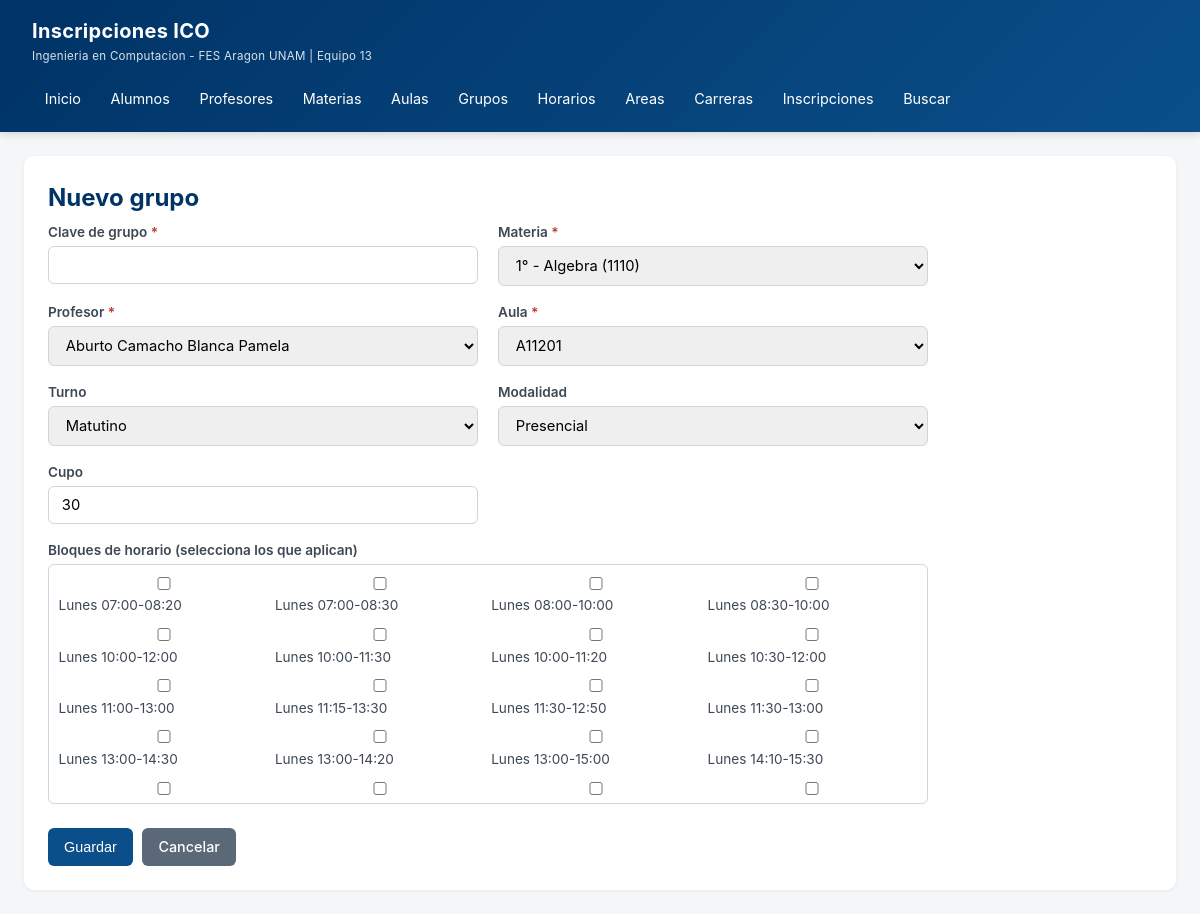
Screenshot of /?r=grupo&accion=crear with the database file from the repository.
### tables this page shows
CREATE TABLE horario_bloque (
    id_horario   INT AUTO_INCREMENT PRIMARY KEY,
    dia_semana   ENUM('Lunes','Martes','Miercoles','Jueves','Viernes','Sabado') NOT NULL,
    hora_inicio  TIME NOT NULL,
    hora_fin     TIME NOT NULL,
    UNIQUE KEY uk_bloque (dia_semana, hora_inicio, hora_fin),
    CHECK (hora_inicio < hora_fin)
);

### app/helpers.php (called while the page is built, shortened)
<?php
function e(?string $s): string {
    return htmlspecialchars($s ?? '', ENT_QUOTES, 'UTF-8');
}
function render(string $view, array $data = []): void {
    extract($data, EXTR_SKIP);
    $contentFile = __DIR__ . '/views/' . $view . '.php';
    require $contentFile;
    require __DIR__ . '/views/layouts/main.php';
}

### app/controllers/GrupoController.php (called while the page is built, shortened)
<?php
class GrupoController {
    public function crear() {
        $pdo = Database::pdo();
        render('grupo/form', [
            'title'=>'Nuevo grupo','g'=>null,
            'materias'=>$pdo->query("SELECT * FROM materia WHERE semestre BETWEEN 1 AND 3 ORDER BY semestre,nombre")->fetchAll(),
            'profesores'=>$pdo->query("SELECT * FROM profesor ORDER BY ap_paterno")->fetchAll(),
            'aulas'=>$pdo->query("SELECT * FROM aula ORDER BY clave_aula")->fetchAll(),
            'bloques'=>$pdo->query("SELECT * FROM horario_bloque ORDER BY FIELD(dia_semana,'Lunes','Martes','Miercoles','Jueves','Viernes','Sabado'), hora_inicio")->fetchAll(),
            'bloques_seleccionados'=>[],
        ]);
    }
}

### public/index.php (called while the page is built, shortened)
<?php
require __DIR__ . '/../app/helpers.php';
$accion = $_GET['accion'] ?? 'index';
$ctrl = new $controllerName();
$ctrl->$accion();

### app/views/grupo/form.php (the view, shortened to what this page needs)
<div class="card">
    <h1 class="page-title"><?= $g ? 'Editar' : 'Nuevo' ?> grupo</h1>
    <form class="crud" method="post" action="/?r=grupo&accion=guardar">
        <div><label class="required">Clave de grupo</label>
            <input name="clave_grupo" type="number" required value="<?= e($g['clave_grupo'] ?? '') ?>"></div>
        <div><label class="required">Materia</label>
            <select name="id_materia" required>
                <?php foreach($materias as $m): ?>
                <option value="<?= $m['id_materia'] ?>" <?= ($g['id_materia']??0)==$m['id_materia']?'selected':'' ?>>
                    <?= e($m['semestre']) ?>° - <?= e($m['nombre']) ?> (<?= e($m['clave_materia']) ?>)
                </option>
                <?php endforeach; ?>
            </select></div>
        <div><label class="required">Profesor</label>
            <select name="id_profesor" required>
                <?php foreach($profesores as $p): ?>
                <option value="<?= $p['id_profesor'] ?>" <?= ($g['id_profesor']??0)==$p['id_profesor']?'selected':'' ?>>
                    <?= e($p['ap_paterno'].' '.$p['ap_materno'].' '.$p['nombre']) ?>
                </option>
                <?php endforeach; ?>
            </select></div>
        <div><label class="required">Aula</label>
            <select name="id_aula" required>
                <?php foreach($aulas as $a): ?>
                <option value="<?= $a['id_aula'] ?>" <?= ($g['id_aula']??0)==$a['id_aula']?'selected':'' ?>><?= e($a['clave_aula']) ?></option>
                <?php endforeach; ?>
            </select></div>
        <div><label>Turno</label>
            <select name="turno">
                <option value="Matutino"   <?= ($g['turno']??'')=='Matutino'?'selected':'' ?>>Matutino</option>
            </select></div>
        <div><label>Modalidad</label>
            <select name="modalidad">
                <option value="Presencial" <?= ($g['modalidad']??'')=='Presencial'?'selected':'' ?>>Presencial</option>
            </select></div>
        <div><label>Cupo</label>
            <input name="cupo" type="number" value="<?= e($g['cupo'] ?? 30) ?>"></div>
        <div></div>
        <div class="full"><label>Bloques de horario (selecciona los que aplican)</label>
            <div style="display:grid; grid-template-columns: repeat(auto-fill, minmax(180px,1fr)); gap:.4rem; max-height:240px; overflow-y:auto; border:1px solid #cdd5df; padding:.6rem; border-radius:6px;">
                <?php foreach($bloques as $b): ?>
                <label style="font-weight:400; font-size:.85rem;">
                    <input type="checkbox" name="bloques[]" value="<?= $b['id_horario'] ?>" <?= in_array($b['id_horario'],$bloques_seleccionados)?'checked':'' ?>>
                    <?= e($b['dia_semana']) ?> <?= substr($b['hora_inicio'],0,5) ?>-<?= substr($b['hora_fin'],0,5) ?>
                </label>
                <?php endforeach; ?>
            </div>
        </div>
        <div class="actions">
            <button type="submit" class="btn btn-primary">Guardar</button>
            <a class="btn btn-secondary" href="/?r=grupo">Cancelar</a>
        </div>
    </form>
</div>

### public/css/style.css (style rules this page uses)
* { box-sizing: border-box; margin: 0; padding: 0; }
body { font-family: -apple-system, "Segoe UI", Roboto, Arial, sans-serif; background: #f4f6f8; color: #1c2733; line-height: 1.5; }
.card { background:#fff; border-radius:10px; padding:1.5rem; box-shadow:0 1px 4px rgba(0,0,0,.06); margin-bottom:1.25rem; }
.page-title { font-size:1.5rem; color:#003366; margin-bottom:.4rem; }
.btn { display:inline-block; padding:.5rem 1rem; border-radius:6px; border:none; font-size:.9rem; cursor:pointer; text-decoration:none; transition:.15s; font-weight:500; }
.btn-primary { background:#0a4f8a; color:#fff; }
.btn-secondary { background:#5a6878; color:#fff; }
form.crud { display:grid; grid-template-columns: repeat(2, 1fr); gap:1rem 1.25rem; max-width:880px; }
form.crud .full { grid-column: 1 / -1; }
form.crud label { display:block; font-weight:600; font-size:.85rem; color:#3d4854; margin-bottom:.25rem; }
form.crud input, form.crud select, form.crud textarea { width:100%; padding:.55rem .8rem; border:1px solid #cdd5df; border-radius:6px; font-size:.92rem; font-family:inherit; }
form.crud .actions { grid-column: 1 / -1; display:flex; gap:.6rem; margin-top:.5rem; }
.required::after { content:" *"; color:#c0392b; }

### rows the page displays
horario_bloque: dia_semana "Lunes", hora_inicio "07:00", hora_fin "08:20"
horario_bloque: dia_semana "Lunes", hora_inicio "07:00", hora_fin "08:30"
horario_bloque: dia_semana "Lunes", hora_inicio "08:00", hora_fin "10:00"
horario_bloque: dia_semana "Lunes", hora_inicio "08:30", hora_fin "10:00"
horario_bloque: dia_semana "Lunes", hora_inicio "10:00", hora_fin "12:00"
horario_bloque: dia_semana "Lunes", hora_inicio "10:00", hora_fin "11:30"
horario_bloque: dia_semana "Lunes", hora_inicio "10:00", hora_fin "11:20"
horario_bloque: dia_semana "Lunes", hora_inicio "10:30", hora_fin "12:00"
horario_bloque: dia_semana "Lunes", hora_inicio "11:00", hora_fin "13:00"
horario_bloque: dia_semana "Lunes", hora_inicio "11:15", hora_fin "13:30"
horario_bloque: dia_semana "Lunes", hora_inicio "11:30", hora_fin "12:50"
horario_bloque: dia_semana "Lunes", hora_inicio "11:30", hora_fin "13:00"
horario_bloque: dia_semana "Lunes", hora_inicio "13:00", hora_fin "14:30"
horario_bloque: dia_semana "Lunes", hora_inicio "13:00", hora_fin "14:20"
horario_bloque: dia_semana "Lunes", hora_inicio "13:00", hora_fin "15:00"
horario_bloque: dia_semana "Lunes", hora_inicio "14:10", hora_fin "15:30"

### other values shown
form field id_materia "1° - Algebra (1110)"
form field id_profesor "Aburto Camacho Blanca Pamela"
form field id_aula "A11201"
